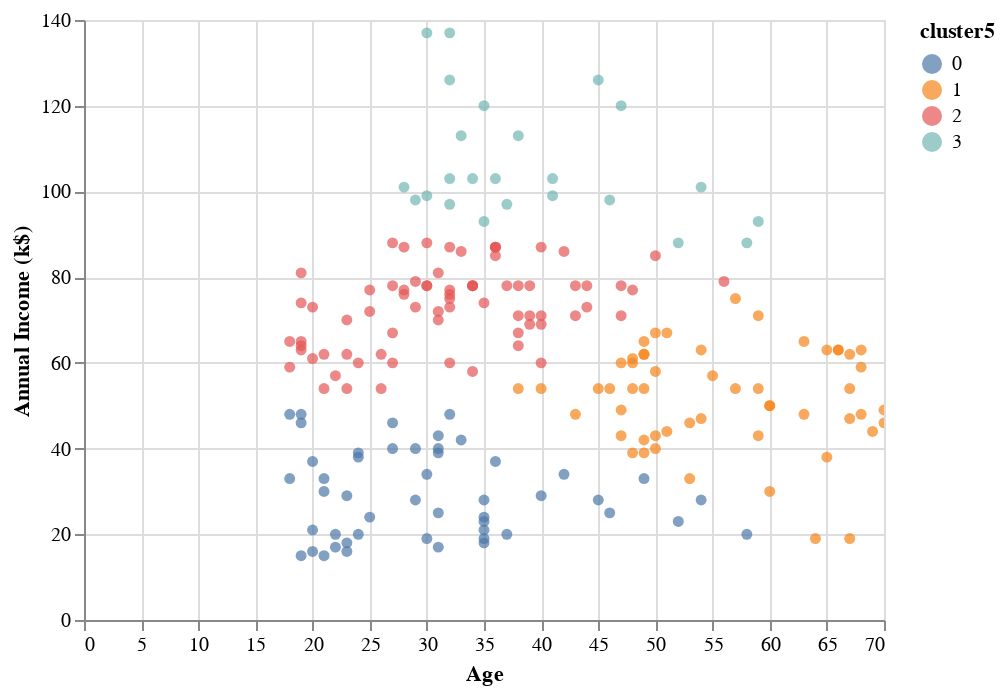

The notebook cell saved with this chart:
### Code cell
#@title Again, repeat Steps 5 to 8 but with different k-means hyperparameters – n_init=100 and random init
kmeans = KMeans(random_state=1, n_clusters=4, \
                init='random', n_init=100)
kmeans.fit(X)
data['cluster5'] = kmeans.predict(X)
scatter_plot = alt.Chart(data).mark_circle()
scatter_plot.encode(x='Age', \
                    y='Annual Income (k$)', \
                    color='cluster5:N', \
                    tooltip=['Spending Score (1-100)', 'cluster5', \
                    'Age', \
                    'Annual Income (k$)'])\
            .interactive()

### Figure 1 — Vega-Lite specification as saved in the notebook (floating-point values rounded to 4 significant figures; data arrays with more than 128 entries replaced by an {"elided": "..."} marker saying what was removed)
{"config": {"view": {"continuousWidth": 400, "continuousHeight": 300}}, "data": {"name": "data-1392565d8a64843c93fe239393746e34"}, "mark": "circle", "encoding": {"color": {"field": "cluster5", "type": "nominal"}, "tooltip": [{"field": "Spending Score (1-100)", "type": "quantitative"}, {"field": "cluster5", "type": "quantitative"}, {"field": "Age", "type": "quantitative"}, {"field": "Annual Income (k$)", "type": "quantitative"}], "x": {"field": "Age", "type": "quantitative"}, "y": {"field": "Annual Income (k$)", "type": "quantitative"}}, "selection": {"selector001": {"type": "interval", "bind": "scales", "encodings": ["x", "y"]}}, "$schema": "https://vega.github.io/schema/vega-lite/v4.17.0.json", "datasets": {"data-1392565d8a64843c93fe239393746e34": {"elided": "200 records"}}}
